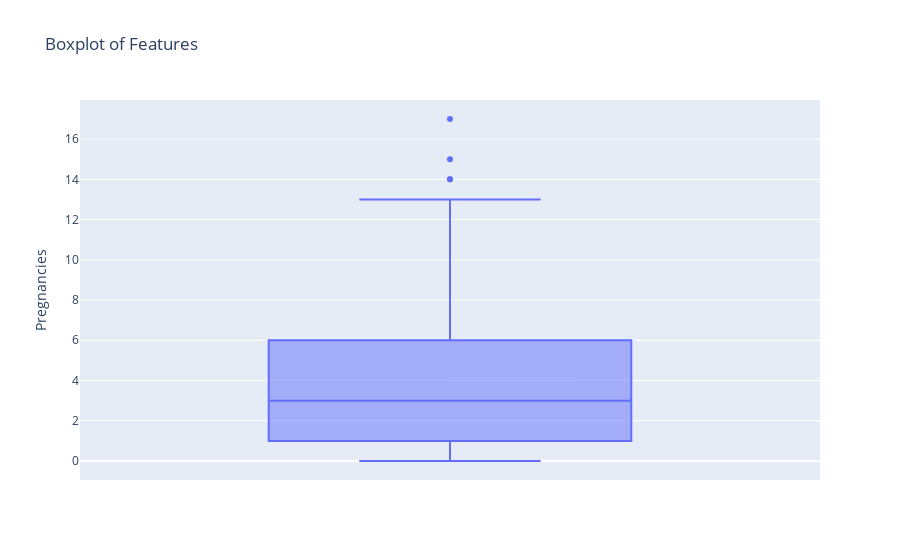
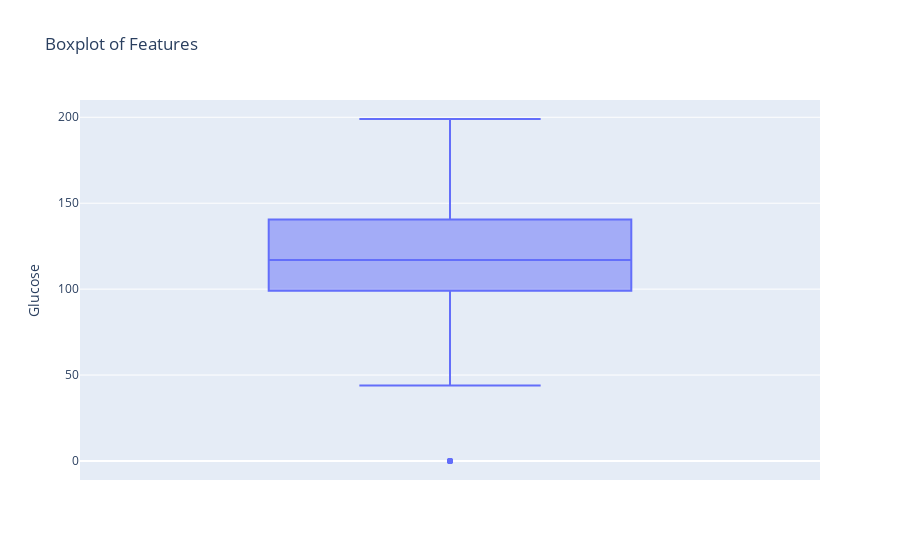
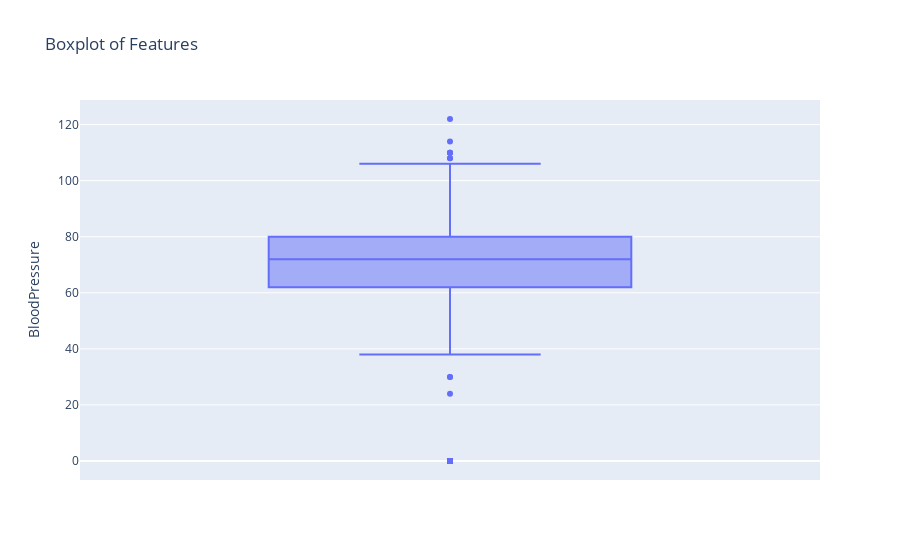
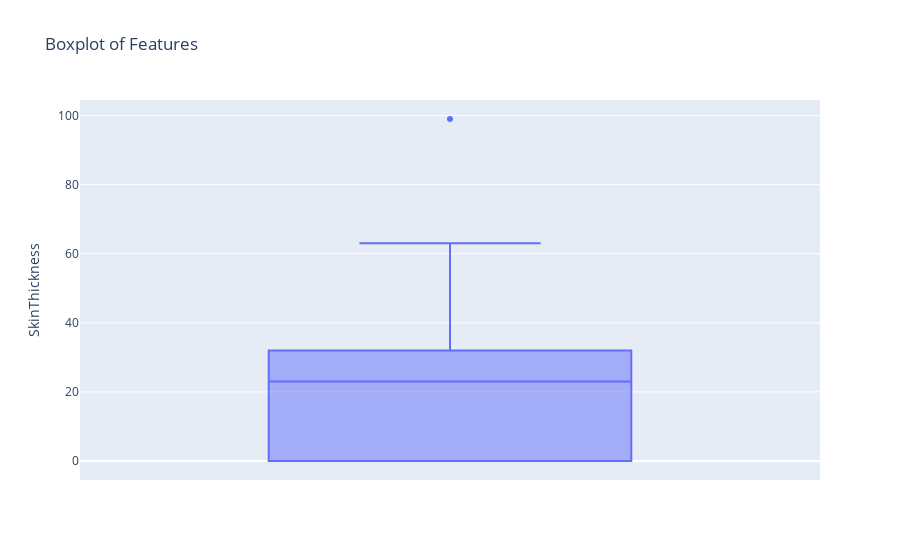

Write notebook code for charts like these, in order.
### Code cell
# 2 by 4 grid of boxplots
for i in columns_for_plot:
    fig = px.box(df, y=i, title="Boxplot of Features")
    fig.show()

### Figure 1 — Plotly figure (JSON) as saved in the notebook; plotly's stock layout.template omitted (floating-point values rounded to 4 significant figures; data arrays with more than 128 entries replaced by an {"elided": "..."} marker saying what was removed)
{"data": [{"alignmentgroup": "True", "hovertemplate": "Pregnancies=%{y}<extra></extra>", "legendgroup": "", "marker": {"color": "#636efa"}, "name": "", "notched": false, "offsetgroup": "", "orientation": "v", "showlegend": false, "type": "box", "x0": " ", "xaxis": "x", "y": {"elided": "768 int values"}, "y0": " ", "yaxis": "y"}], "layout": {"boxmode": "group", "legend": {"tracegroupgap": 0}, "title": {"text": "Boxplot of Features"}, "xaxis": {"anchor": "y", "domain": [0, 1]}, "yaxis": {"anchor": "x", "domain": [0, 1], "title": {"text": "Pregnancies"}}}}

### Figure 2 — Plotly figure (JSON) as saved in the notebook; plotly's stock layout.template omitted (floating-point values rounded to 4 significant figures; data arrays with more than 128 entries replaced by an {"elided": "..."} marker saying what was removed)
{"data": [{"alignmentgroup": "True", "hovertemplate": "Glucose=%{y}<extra></extra>", "legendgroup": "", "marker": {"color": "#636efa"}, "name": "", "notched": false, "offsetgroup": "", "orientation": "v", "showlegend": false, "type": "box", "x0": " ", "xaxis": "x", "y": {"elided": "768 int values"}, "y0": " ", "yaxis": "y"}], "layout": {"boxmode": "group", "legend": {"tracegroupgap": 0}, "title": {"text": "Boxplot of Features"}, "xaxis": {"anchor": "y", "domain": [0, 1]}, "yaxis": {"anchor": "x", "domain": [0, 1], "title": {"text": "Glucose"}}}}

### Figure 3 — Plotly figure (JSON) as saved in the notebook; plotly's stock layout.template omitted (floating-point values rounded to 4 significant figures; data arrays with more than 128 entries replaced by an {"elided": "..."} marker saying what was removed)
{"data": [{"alignmentgroup": "True", "hovertemplate": "BloodPressure=%{y}<extra></extra>", "legendgroup": "", "marker": {"color": "#636efa"}, "name": "", "notched": false, "offsetgroup": "", "orientation": "v", "showlegend": false, "type": "box", "x0": " ", "xaxis": "x", "y": {"elided": "768 int values"}, "y0": " ", "yaxis": "y"}], "layout": {"boxmode": "group", "legend": {"tracegroupgap": 0}, "title": {"text": "Boxplot of Features"}, "xaxis": {"anchor": "y", "domain": [0, 1]}, "yaxis": {"anchor": "x", "domain": [0, 1], "title": {"text": "BloodPressure"}}}}

### Figure 4 — Plotly figure (JSON) as saved in the notebook; plotly's stock layout.template omitted (floating-point values rounded to 4 significant figures; data arrays with more than 128 entries replaced by an {"elided": "..."} marker saying what was removed)
{"data": [{"alignmentgroup": "True", "hovertemplate": "SkinThickness=%{y}<extra></extra>", "legendgroup": "", "marker": {"color": "#636efa"}, "name": "", "notched": false, "offsetgroup": "", "orientation": "v", "showlegend": false, "type": "box", "x0": " ", "xaxis": "x", "y": {"elided": "768 int values"}, "y0": " ", "yaxis": "y"}], "layout": {"boxmode": "group", "legend": {"tracegroupgap": 0}, "title": {"text": "Boxplot of Features"}, "xaxis": {"anchor": "y", "domain": [0, 1]}, "yaxis": {"anchor": "x", "domain": [0, 1], "title": {"text": "SkinThickness"}}}}
